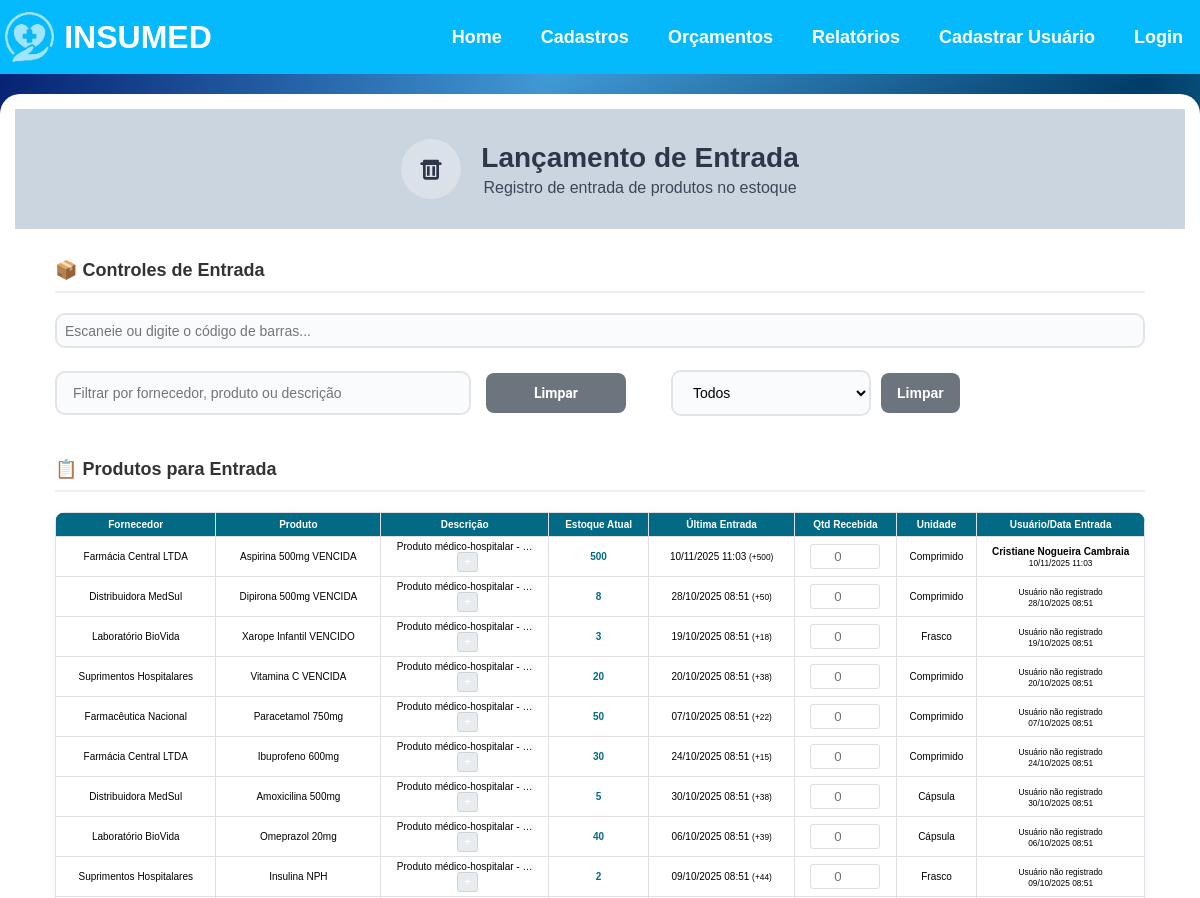
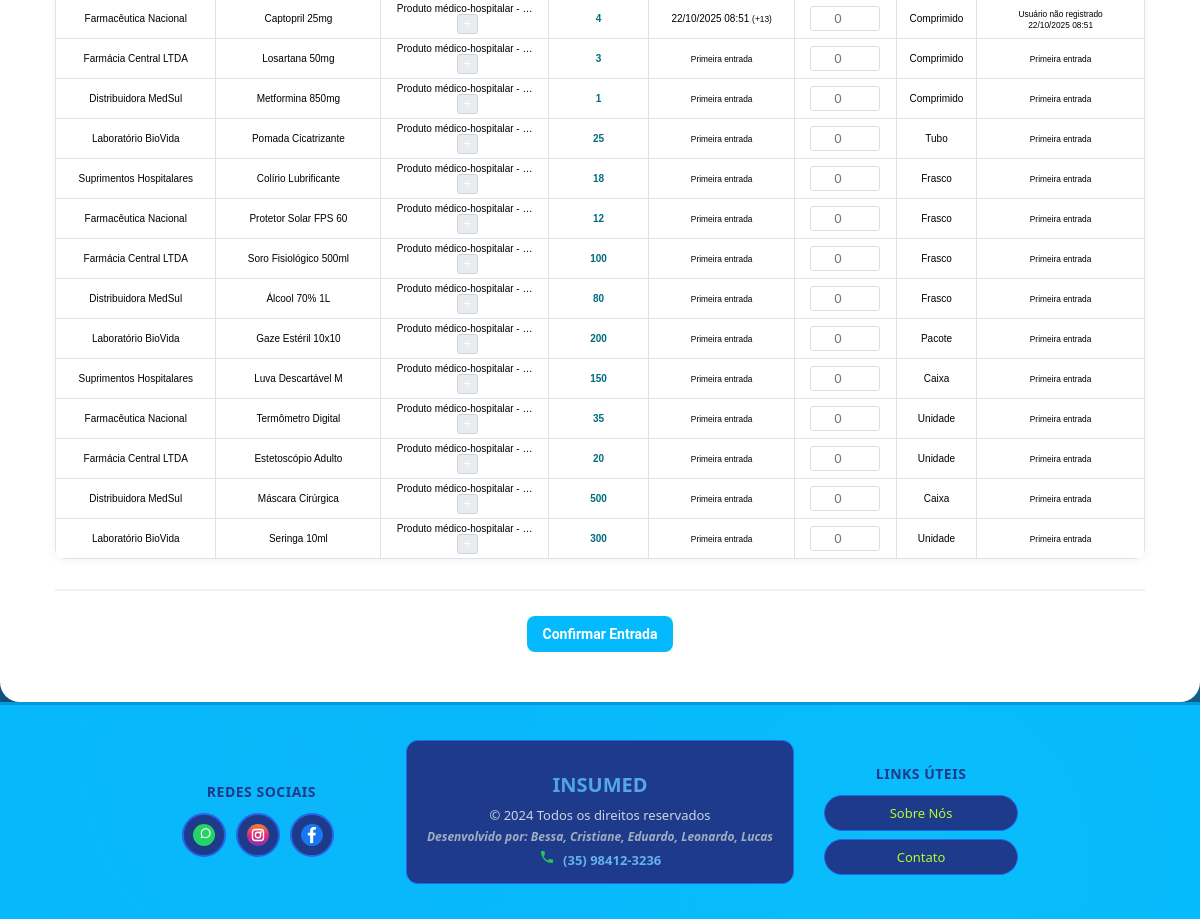
/relatorio-entrada/, run on the app's committed database (2 pictures, top to bottom).
### app/models.py (models this page shows, shortened)
class Produto(models.Model):
    UNIDADE_CHOICES = [
        ('Unidades', 'Unidades'),
        ('Caixa', 'Caixa'),
    ]
    nome = models.CharField(max_length=100)
    codigo_barras = models.CharField(max_length=50, blank=True, null=True, unique=True)
    preco = models.DecimalField(max_digits=10, decimal_places=2)
    preco_compra = models.DecimalField(max_digits=10, decimal_places=2, blank=True, null=True)
    descricao = models.TextField(blank=True, null=True)
    fornecedor = models.ForeignKey(Fornecedor, on_delete=models.CASCADE, related_name="produtos", null=True, blank=True)
    data_hora = models.DateTimeField(default=timezone.now)
    unidade = models.CharField(max_length=50, choices=UNIDADE_CHOICES, default="Unidades")
    quantidade = models.IntegerField()
    validade = models.DateField(blank=True, null=True)
    observacao = models.TextField(blank=True, null=True)

class Fornecedor(models.Model):
    nome = models.CharField(max_length=200, unique=True)
    cnpj = models.CharField(max_length=20, unique=True)  # Usar CharField pois pode conter caracteres especiais
    endereco = models.CharField(max_length=200)
    bairro = models.CharField(max_length=200)
    complemento = models.CharField(max_length=200, blank=True, null=True)  # Pode ser opcional
    data_nascimento = models.DateField()
    cidade = models.CharField(max_length=200)
    uf = models.CharField(max_length=2)
    cep = models.CharField(max_length=10)  # Também CharField por conta do formato
    email = models.EmailField(max_length=200)  # Melhor usar EmailField para validação
    telefone = models.CharField(max_length=20)
    ativo = models.BooleanField(default=True)

class MovimentacaoEstoque(models.Model):
    TIPO_CHOICES = [
        ('ENTRADA', 'Entrada'),
        ('SAIDA', 'Saída'),
    ]
    produto = models.ForeignKey(Produto, on_delete=models.CASCADE)
    tipo = models.CharField(max_length=10, choices=TIPO_CHOICES)
    quantidade = models.IntegerField()
    data_hora = models.DateTimeField(default=timezone.now)
    usuario = models.ForeignKey(Usuario, on_delete=models.SET_NULL, null=True, blank=True)
    class Meta:
        ordering = ['-data_hora']

class Usuario(models.Model):
    UF_CHOICES = [
        ('AC', 'Acre'), ('AL', 'Alagoas'), ('AP', 'Amapá'), ('AM', 'Amazonas'),
        ('BA', 'Bahia'), ('CE', 'Ceará'), ('DF', 'Distrito Federal'), ('ES', 'Espírito Santo'),
        ('GO', 'Goiás'), ('MA', 'Maranhão'), ('MT', 'Mato Grosso'), ('MS', 'Mato Grosso do Sul'),
        ('MG', 'Minas Gerais'), ('PA', 'Pará'), ('PB', 'Paraíba'), ('PR', 'Paraná'),
        ('PE', 'Pernambuco'), ('PI', 'Piauí'), ('RJ', 'Rio de Janeiro'), ('RN', 'Rio Grande do Norte'),
        ('RS', 'Rio Grande do Sul'), ('RO', 'Rondônia'), ('RR', 'Roraima'), ('SC', 'Santa Catarina'),
        ('SP', 'São Paulo'), ('SE', 'Sergipe'), ('TO', 'Tocantins')
    ]
    nome = models.CharField(max_length=200, unique=True)
    email = models.EmailField(max_length=200, unique=True)
    cpf = models.CharField(max_length=20, unique=True)
    endereco = models.CharField(max_length=200)
    cidade = models.CharField(max_length=200)
    uf = models.CharField(max_length=2, choices=UF_CHOICES)
    telefone = models.CharField(max_length=20)
    data_nascimento = models.DateField()
    senha = models.CharField(max_length=128)
    ativo = models.BooleanField(default=True)
    tentativas_login = models.IntegerField(default=0)
    bloqueado = models.BooleanField(default=False)
    data_bloqueio = models.DateTimeField(null=True, blank=True)

### app/views.py (the view, shortened to what this page needs)
# urls.py: path('relatorio-entrada/', views.relatorio_entrada, name='relatorio_entrada'),
def relatorio_entrada(request):
    periodo = request.GET.get('periodo')
    produtos = Produto.objects.all()
    if periodo and periodo.isdigit():
        from datetime import timedelta
        dias = int(periodo)
        data_limite = timezone.now() - timedelta(days=dias)
        produtos = produtos.filter(data_hora__gte=data_limite)
    produtos_com_entrada = []
    for produto in produtos:
        ultima_entrada = MovimentacaoEstoque.objects.filter(
            produto=produto, tipo='ENTRADA'
        ).order_by('-data_hora').first()
        produto.ultima_entrada = ultima_entrada
        produtos_com_entrada.append(produto)
    return render(request, 'relatorio_entrada.html', {'produtos': produtos_com_entrada})

### app/context_processors.py (called while the page is built)
def usuario_logado(request):
    try:
        context = {
            'usuario_logado': 'usuario_logado' in request.session,
            'admin_logado': 'admin_logado' in request.session,
            'notificacoes_count': 0
        }
        return context
    except Exception:
        return {
            'usuario_logado': False,
            'admin_logado': False,
            'notificacoes_count': 0
        }

### app/templates/relatorio_entrada.html (shortened to what this page needs)
{% extends 'base.html' %}
{% block content %}
<div class="entrada-container">
    <div class="header-section">
        <div class="icon-title">
            <div class="icon-circle">
            </div>
            <div>
                <h1>Lançamento de Entrada</h1>
                <p>Registro de entrada de produtos no estoque</p>
            </div>
        </div>
    </div>
    <div class="controls-section">
        <div class="section-header">
            <h3>📦 Controles de Entrada</h3>
        </div>
        <div class="controls-content">
            <div class="barcode-field">
                <input type="text" id="codigo_barras_entrada" placeholder="Escaneie ou digite o código de barras..." autocomplete="off">
            </div>
            <div class="filtros-container">
                <input type="text" id="filtroEntrada" placeholder="Filtrar por fornecedor, produto ou descrição">
                <button onclick="limparFiltroTexto()" class="btn-limpar">Limpar</button>
                <form method="GET" id="formPeriodo">
                    <select name="periodo" id="selectPeriodo" onchange="document.getElementById('formPeriodo').submit()">
                        <option value="">Todos</option>
                    </select>
                    <a href="{% url 'relatorio_entrada' %}" class="btn-limpar-periodo">Limpar</a>
                </form>
            </div>
        </div>
    </div>
    <div class="data-section">
        <div class="section-header">
            <h3>📋 Produtos para Entrada</h3>
        </div>
        <form method="post">
            <div class="table-responsive">
                <table class="modern-table">
                <thead>
                    <tr>
                        <th>Fornecedor</th>
                        <th>Produto</th>
                        <th>Descrição</th>
                        <th>Estoque Atual</th>
                        <th>Última Entrada</th>
                        <th>Qtd Recebida</th>
                        <th>Unidade</th>
                        <th>Usuário/Data Entrada</th>
                    </tr>
                </thead>
                <tbody>
                    {% for produto in produtos %}
                    <tr class="produto-entrada-row" data-fornecedor="{{ produto.fornecedor.nome|lower }}" data-produto="{{ produto.nome|lower }}" data-descricao="{{ produto.descricao|default:''|lower }}">
                        <td>{{ produto.fornecedor.nome }}</td>
                        <td>{{ produto.nome }}</td>
                        <td class="descricao-cell">
                            {% if produto.descricao %}
                                <span class="descricao-preview">{{ produto.descricao|truncatechars:30 }}</span>
                                {% if produto.descricao|length > 30 %}
                                    <button type="button" class="btn-expandir-desc" onclick="toggleDescricaoTabela(this)">+</button>
                                {% endif %}
                            {% else %}
                                <small>Sem descrição</small>
                            {% endif %}
                        </td>
                        <td class="estoque-atual">{{ produto.quantidade }}</td>
                        <td class="ultima-entrada">
                            {% if produto.ultima_entrada %}
                                {{ produto.ultima_entrada.data_hora|date:"d/m/Y H:i" }}
                                <small>(+{{ produto.ultima_entrada.quantidade }})</small>
                            {% else %}
                                <small>Primeira entrada</small>
                            {% endif %}
                        </td>
                        <td class="quantidade-input">
                            <input type="number" name="quantidade_{{ produto.id }}" placeholder="0">
                        </td>
                        <td>{{ produto.unidade }}</td>
                        <td class="usuario-entrada">
                            {% if produto.ultima_entrada and produto.ultima_entrada.usuario %}
                                <strong>{{ produto.ultima_entrada.usuario.nome }}</strong><br>
                                <small>{{ produto.ultima_entrada.data_hora|date:"d/m/Y H:i" }}</small>
                            {% elif produto.ultima_entrada %}
                                <small>Usuário não registrado</small><br>
                                <small>{{ produto.ultima_entrada.data_hora|date:"d/m/Y H:i" }}</small>
                            {% else %}
                                <small>Primeira entrada</small>
                            {% endif %}
                        </td>
                    </tr>
                    {% empty %}
                    <tr id="nenhumProdutoEntrada">
                        <td colspan="8" class="no-data">Nenhum produto encontrado</td>
                    </tr>
                    {% endfor %}
                </tbody>
            </table>
            </div>
            <div class="botoes">
                <button type="submit" class="btn-confirmar">Confirmar Entrada</button>
            </div>
        </form>
    </div>
</div>
{% endblock %}

### static/css/style.css (style rules this page uses)
body { margin: 0; font-family: Arial, sans-serif; background-image: linear-gradient(to left top, #013e6a ,#43d1ff , #013e6a ,#419ad6, #01186a); background-repeat: no-repeat; background-size: cover; background-attachment: fixed; display: flex; flex-direction: column; min-height: 100vh; }
.descricao-cell { max-width: 400px; word-break: break-word; }
.botoes { display: flex; justify-content: space-between; margin-top: 20px; gap: 10px; flex-wrap: wrap; }
tr th { text-align: center; align-items: center; }
td input { width: 95%; align-items: center; }
.botoes { margin-top: 20px; display: flex; gap: 10px; justify-content: center; }
.botoes button, .botoes a { margin: 5px; padding: 10px 15px; color: #FFFFFF; font-size: 14px; font-family: 'Roboto', sans-serif !important; background-color: #04BAFC; }
.btn-limpar { padding: 8px 15px; background-color: #888; color: white; text-decoration: none; border-radius: 5px; font-weight: bold; font-size: 14px; transition: background-color 0.3s ease; }
.btn-confirmar { background: #28a745; color: white; padding: 10px 20px; border: none; border-radius: 8px; cursor: pointer; font-weight: bold; }
.btn-editar, .btn-voltar, .btn-cancelar, .btn-cadastrar-produto, .btn-cadastrar-cliente, .btn-confirmar, .btn-filtrar, .btn-limpar, .btn-padrao, .btn-info, .btn-adicionar, .btn-emitidos, .btn-pesquisar { margin: 5px; padding: 10px 15px; color: #FFFFFF; font-size: 14px; font-family: 'Roboto', sans-serif !important; background-color: #04BAFC; border-radius: 8px; border: none; cursor: pointer; text-align: center; text-decoration: none; display: inline-flex; align-items: center; justify-content: center; gap: 10px; min-width: 140px; box-sizing: border-box; transition: all 0.3s ease; }
.descricao-preview, .descricao-completa { display: block; width: 100%; word-wrap: break-word; overflow-wrap: break-word; }
.descricao-cell { max-width: 150px; word-wrap: break-word; }
.btn-expandir-desc { background: #28a745; color: white; border: none; padding: 2px 6px; border-radius: 3px; font-size: 10px; cursor: pointer; margin-left: 5px; }

### data on the page
Produto: fornecedor.nome "Farmácia Central LTDA", nome "Aspirina 500mg VENCIDA", descricao "Produto médico-hospitalar - …", quantidade "500", ultima_entrada.data_hora "10/11/2025 11:03", ultima_entrada.quantidade "500", unidade "Comprimido", ultima_entrada.usuario.nome "Cristiane Nogueira Cambraia"
Produto: fornecedor.nome "Distribuidora MedSul", nome "Dipirona 500mg VENCIDA", descricao "Produto médico-hospitalar - …", quantidade "8", ultima_entrada.data_hora "28/10/2025 08:51", ultima_entrada.quantidade "50", unidade "Comprimido"
Produto: fornecedor.nome "Laboratório BioVida", nome "Xarope Infantil VENCIDO", descricao "Produto médico-hospitalar - …", quantidade "3", ultima_entrada.data_hora "19/10/2025 08:51", ultima_entrada.quantidade "18", unidade "Frasco"
Produto: fornecedor.nome "Suprimentos Hospitalares", nome "Vitamina C VENCIDA", descricao "Produto médico-hospitalar - …", quantidade "20", ultima_entrada.data_hora "20/10/2025 08:51", ultima_entrada.quantidade "38", unidade "Comprimido"
Produto: fornecedor.nome "Farmacêutica Nacional", nome "Paracetamol 750mg", descricao "Produto médico-hospitalar - …", quantidade "50", ultima_entrada.data_hora "07/10/2025 08:51", ultima_entrada.quantidade "22", unidade "Comprimido"
Produto: fornecedor.nome "Farmácia Central LTDA", nome "Ibuprofeno 600mg", descricao "Produto médico-hospitalar - …", quantidade "30", ultima_entrada.data_hora "24/10/2025 08:51", ultima_entrada.quantidade "15", unidade "Comprimido"
Produto: fornecedor.nome "Distribuidora MedSul", nome "Amoxicilina 500mg", descricao "Produto médico-hospitalar - …", quantidade "5", ultima_entrada.data_hora "30/10/2025 08:51", ultima_entrada.quantidade "38", unidade "Cápsula"
Produto: fornecedor.nome "Laboratório BioVida", nome "Omeprazol 20mg", descricao "Produto médico-hospitalar - …", quantidade "40", ultima_entrada.data_hora "06/10/2025 08:51", ultima_entrada.quantidade "39", unidade "Cápsula"
Produto: fornecedor.nome "Suprimentos Hospitalares", nome "Insulina NPH", descricao "Produto médico-hospitalar - …", quantidade "2", ultima_entrada.data_hora "09/10/2025 08:51", ultima_entrada.quantidade "44", unidade "Frasco"
Produto: fornecedor.nome "Farmacêutica Nacional", nome "Captopril 25mg", descricao "Produto médico-hospitalar - …", quantidade "4", ultima_entrada.data_hora "22/10/2025 08:51", ultima_entrada.quantidade "13", unidade "Comprimido"
Produto: fornecedor.nome "Farmácia Central LTDA", nome "Losartana 50mg", descricao "Produto médico-hospitalar - …", quantidade "3", shows "Primeira entrada", unidade "Comprimido"
Produto: fornecedor.nome "Distribuidora MedSul", nome "Metformina 850mg", descricao "Produto médico-hospitalar - …", quantidade "1", shows "Primeira entrada", unidade "Comprimido"
Produto: fornecedor.nome "Laboratório BioVida", nome "Pomada Cicatrizante", descricao "Produto médico-hospitalar - …", quantidade "25", shows "Primeira entrada", unidade "Tubo"
Produto: fornecedor.nome "Suprimentos Hospitalares", nome "Colírio Lubrificante", descricao "Produto médico-hospitalar - …", quantidade "18", shows "Primeira entrada", unidade "Frasco"
Produto: fornecedor.nome "Farmacêutica Nacional", nome "Protetor Solar FPS 60", descricao "Produto médico-hospitalar - …", quantidade "12", shows "Primeira entrada", unidade "Frasco"
Produto: fornecedor.nome "Farmácia Central LTDA", nome "Soro Fisiológico 500ml", descricao "Produto médico-hospitalar - …", quantidade "100", shows "Primeira entrada", unidade "Frasco"
Produto: fornecedor.nome "Distribuidora MedSul", nome "Álcool 70% 1L", descricao "Produto médico-hospitalar - …", quantidade "80", shows "Primeira entrada", unidade "Frasco"
Produto: fornecedor.nome "Laboratório BioVida", nome "Gaze Estéril 10x10", descricao "Produto médico-hospitalar - …", quantidade "200", shows "Primeira entrada", unidade "Pacote"
Produto: fornecedor.nome "Suprimentos Hospitalares", nome "Luva Descartável M", descricao "Produto médico-hospitalar - …", quantidade "150", shows "Primeira entrada", unidade "Caixa"
Produto: fornecedor.nome "Farmacêutica Nacional", nome "Termômetro Digital", descricao "Produto médico-hospitalar - …", quantidade "35", shows "Primeira entrada", unidade "Unidade"
Produto: fornecedor.nome "Farmácia Central LTDA", nome "Estetoscópio Adulto", descricao "Produto médico-hospitalar - …", quantidade "20", shows "Primeira entrada", unidade "Unidade"
Produto: fornecedor.nome "Distribuidora MedSul", nome "Máscara Cirúrgica", descricao "Produto médico-hospitalar - …", quantidade "500", shows "Primeira entrada", unidade "Caixa"
Produto: fornecedor.nome "Laboratório BioVida", nome "Seringa 10ml", descricao "Produto médico-hospitalar - …", quantidade "300", shows "Primeira entrada", unidade "Unidade"
